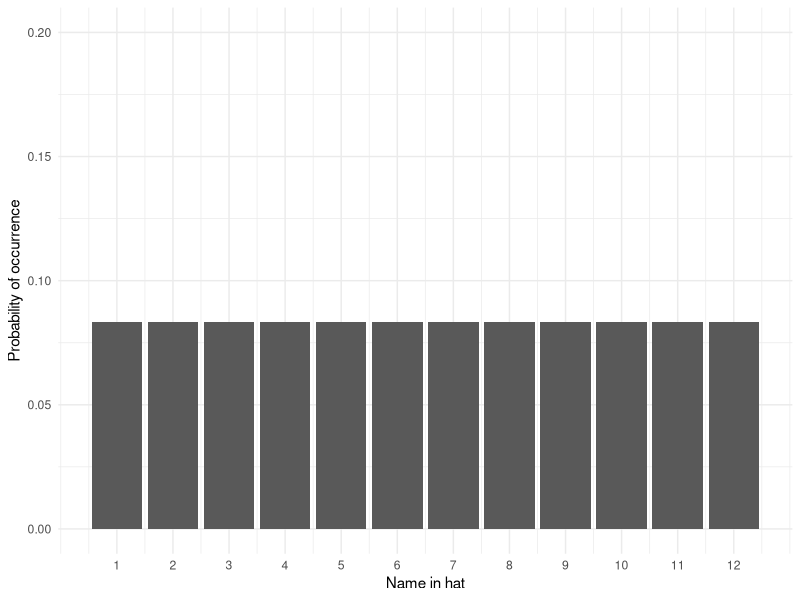
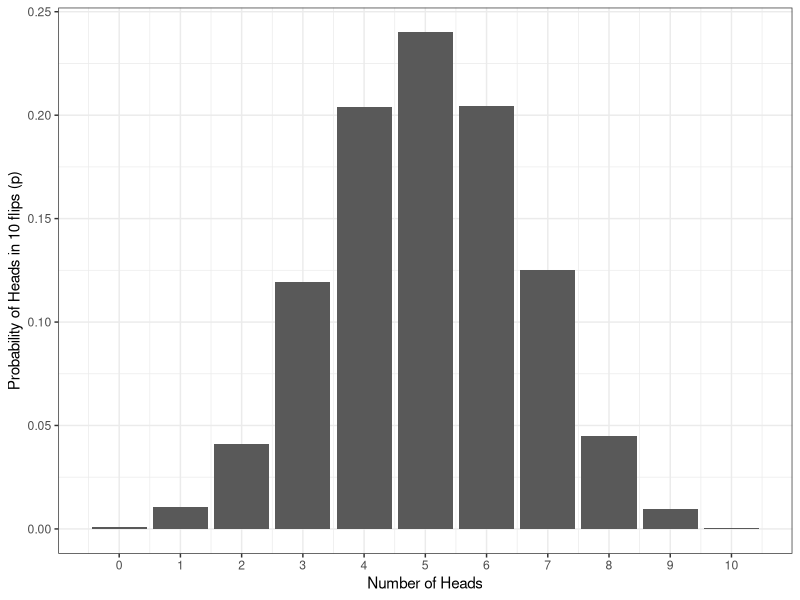

Recreate these plots in R, in order. (Note: this script raises an error after producing the figures.)
## ---- chunk 1
1/12
## ---- chunk 2
library(tidyverse)
name <- 1:12
prob <- sample(x = .08333333, size = 12, replace = TRUE)
dat <- tibble(name, prob)
ggplot(dat, aes(name, prob)) +
  geom_col() +
  scale_y_continuous(limits = c(0,.2), name = "Probability of occurrence") +
  scale_x_continuous(breaks = c(1,2,3,4,5,6,7,8,9,10,11,12), name = "Name in hat") +
  theme_minimal()
## ---- chunk 3
heads10000 <- replicate(n = 10000, expr = sample(0:1, 10, TRUE) %>% sum())

data10000 <- tibble(heads = heads10000) %>%   # convert to a tibble
                group_by(heads) %>%     # group by number of possibilities 
                summarise(n = n(), # count occurances of each possibility,
                          p=n/10000) # & calculate probability (p) of each

ggplot(data10000, aes(x = heads,y = p)) + 
  geom_bar(stat = "identity") + 
  labs(x = "Number of Heads", y = "Probability of Heads in 10 flips (p)") +
  theme_bw() +
  scale_x_continuous(breaks = c(0,1,2,3,4,5,6,7,8,9,10))
## ---- chunk 4
knitr::include_graphics(path="./images/norm_dist_height.png")
## ---- chunk 5
knitr::include_graphics(path="./images/normal_dist.gif")
